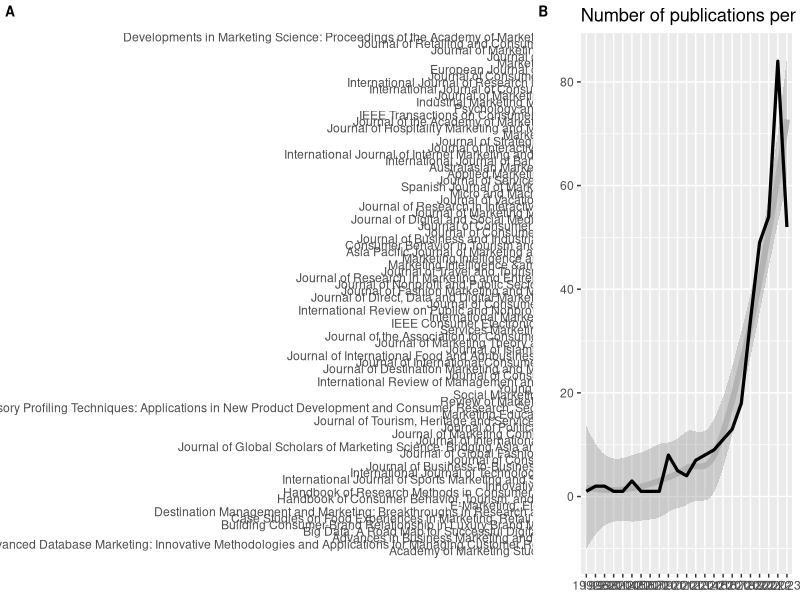

Source code (R):
## ---- chunk 1
library(cowplot)
library(tidyverse)

#read.csv transforms ":" in "." so it was complicated to replicate code
#every column name is now lowered, the dots are replaced with _
#every underscore at the start or end of the column name is deleted

nlp_papers <- read.csv("nlp_papers_utf8.csv", fileEncoding = "UTF-8")
new_colnames <- gsub("\\.", "_", colnames(nlp_papers)) %>%
  trimws(., whitespace = "_") %>%
  gsub("_+", "_", .) %>%
  tolower()


colnames(nlp_papers) <- new_colnames
## ---- chunk 2
nlp_papers <- nlp_papers %>%
  mutate(year = substr(prism_coverdate,1,4))


#get rid of conference papers
nlp_papers_journal_only <- nlp_papers %>%
  filter(!grepl("conference", subtypedescription, ignore.case = TRUE))


  
t0 <-as.data.frame(prop.table(table(nlp_papers_journal_only$prism_publicationname)))
g01<-ggplot(t0,aes(x=reorder(Var1, Freq), y=Freq))+geom_bar(stat="identity")+
  coord_flip()+
  labs( title="Number of articles per review", y="Proportion", x= NULL)

t1<-as.data.frame(table(nlp_papers_journal_only$year))

g02<-ggplot(t1, aes(x=Var1, y=Freq, group=1))+
  geom_smooth(color="Grey70", linewidth=2)+
  geom_line(stat="identity", size=1.1) + 
  labs( title="Number of publications per year", y="", x=NULL)
plotgrid <- plot_grid(g01,
                      g02,
                      labels = c('A', 'B'),
                      label_size = 10,
                      ncol=2,
                      rel_widths =  c(2,1))

ggsave(filename="images/evolution_publications_nlp_marketing.png",
       width = 80, 
       height = 40, 
       units = "cm")
